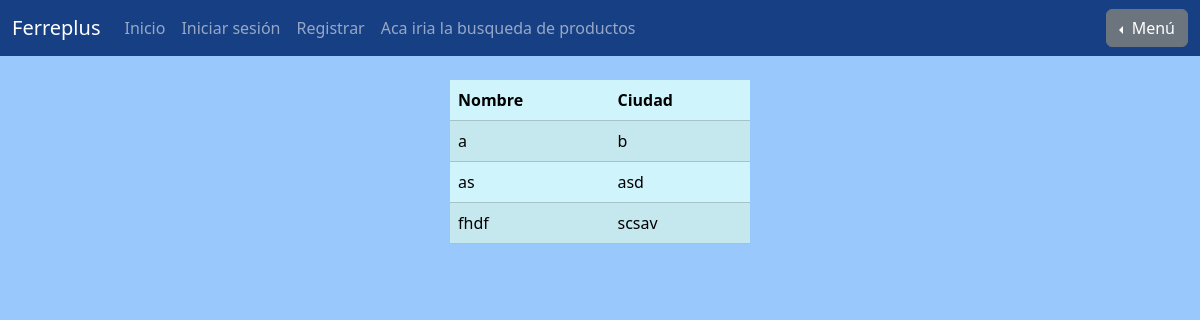
The app's page /gestion_de_sucursales/listar_sucursales/ with its own data.
### gestion_de_sucursales/models.py (models this page shows, shortened)
class Sucursal(models.Model):
    nombre = models.CharField(max_length=200, primary_key=True)
    ciudad = models.CharField(max_length=200, null=False)

### gestion_de_sucursales/views.py (the view)
# urls.py: path("listar_sucursales/", listar_sucursales_view, name='listar_sucursales'),
def listar_sucursales_view(request):
    queryset = Sucursal.objects.all()
    context = {
        "lista": queryset
    }
    return render(request, "gestion_de_sucursales/listar_sucursales.html", context)

### gestion_de_sucursales/templates/gestion_de_sucursales/listar_sucursales.html (shortened to what this page needs)
{% extends "homepage/base.html" %}
{% block content %}
    {% if lista %}
        <table class="table table-striped mx-auto table-info" style="width: 300px;">
            <thead>
                <tr>
                    <th>Nombre</th>
                    <th>Ciudad</th>
                </tr>
            </thead>
            <tbody>
                {% for instance in lista %}
                    <tr>
                        <td>{{ instance.nombre }}</td>
                        <td>{{ instance.ciudad }}</td>
                    </tr>
                {% endfor %}
            </tbody>
        </table>
    {% else %}
        <p>No hay datos disponibles</p>
    {% endif %}
{% endblock %}

### homepage/templates/homepage/base.html (style rules this page uses)
body { background-color: #98C8FC; }

### records on screen
Sucursal: nombre "a", ciudad "b"
Sucursal: nombre "as", ciudad "asd"
Sucursal: nombre "fhdf", ciudad "scsav"
